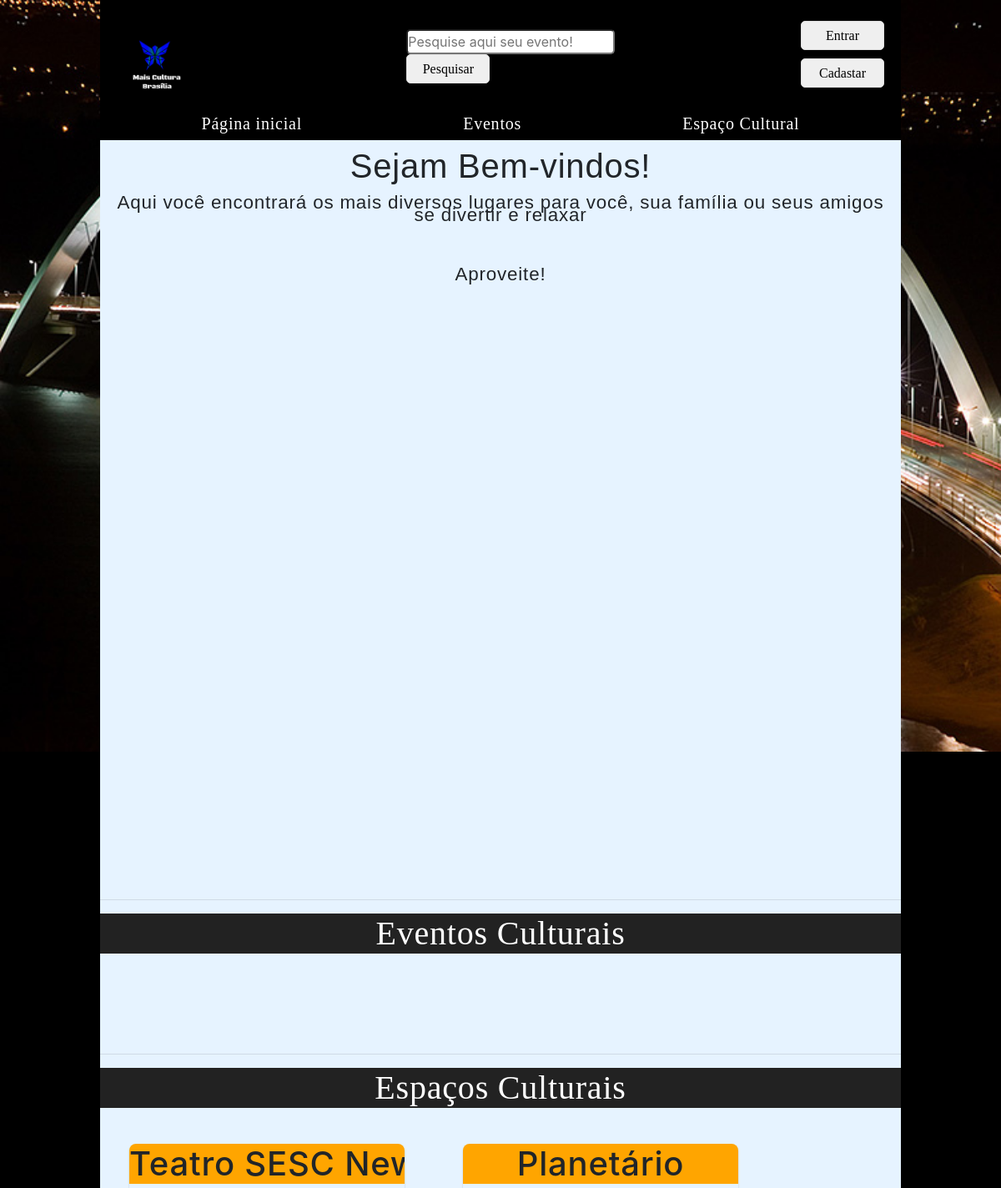
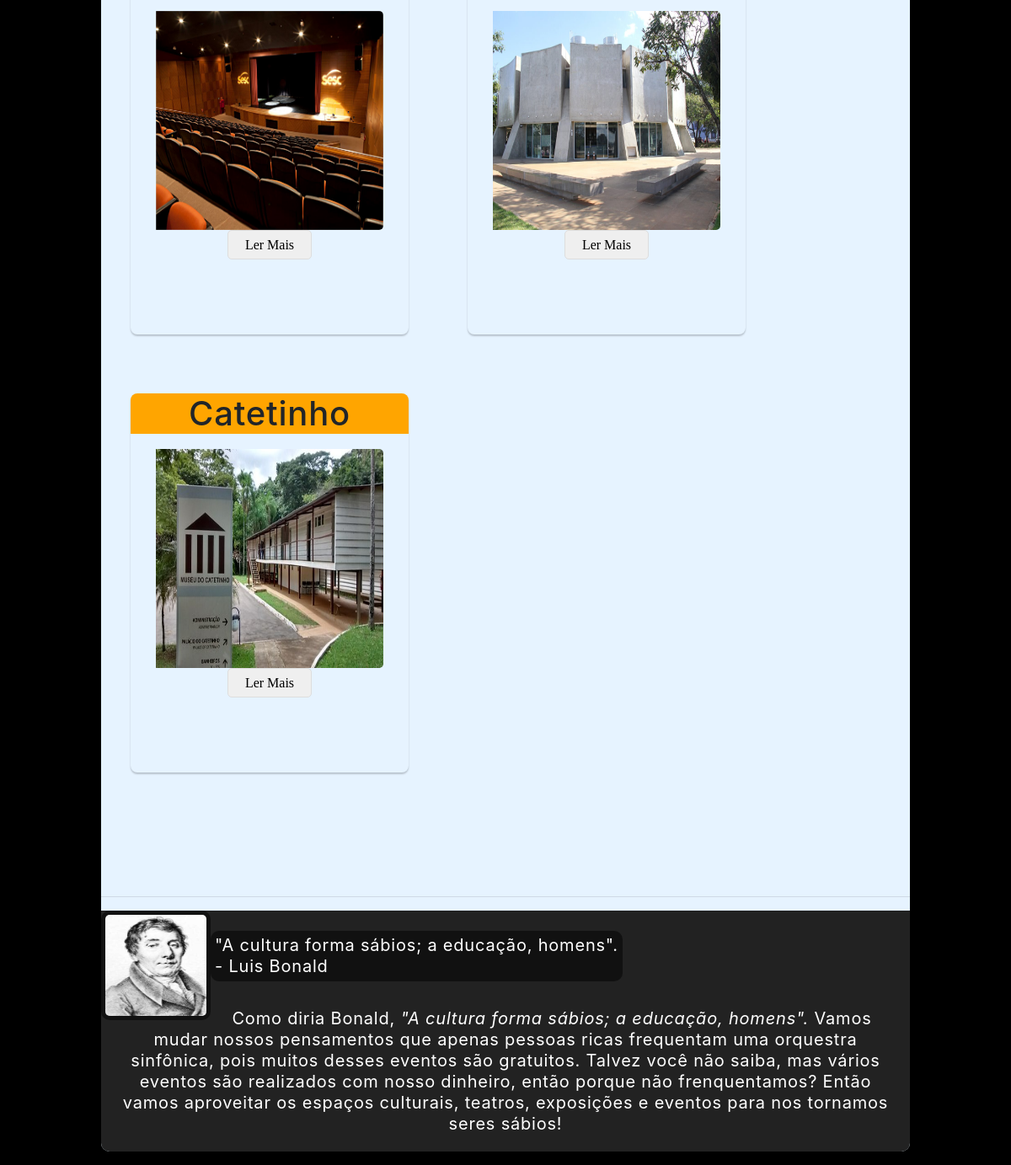
The page /view/index1.php on the database its author committed (2 pictures, top to bottom).
### tables this page shows
CREATE TABLE `espaco_cultural` (
  `cod` int(11) NOT NULL AUTO_INCREMENT,
  `nome` varchar(100) DEFAULT NULL,
  `telefone` varchar(15) DEFAULT NULL,
  `local` varchar(50) DEFAULT NULL,
  `horario` varchar(100) DEFAULT NULL,
  `descricao` varchar(1000) NOT NULL,
  `foto` varchar(100) NOT NULL,
  `usuario_cpf` bigint(11) NOT NULL,
  PRIMARY KEY (`cod`),
  KEY `fk_espaco_cultural_usuario1_idx` (`usuario_cpf`),
  CONSTRAINT `fk_espaco_cultural_usuario1` FOREIGN KEY (`usuario_cpf`) REFERENCES `usuario` (`cpf`) ON DELETE CASCADE ON UPDATE CASCADE
);

### conexao/conexao.php (called while the page is built)
<?php
abstract class Conexao {
    private static $instanciar;
    public static function instaciar() {
        try {
            if (!isset(self::$instanciar)){
                self::$instanciar = new PDO("mysql:host=localhost;dbname=bdevento;charset=UTF8", "root", "");
                self::$instanciar->setAttribute(PDO::ATTR_ERRMODE, PDO::ERRMODE_EXCEPTION);
            }
           return self::$instanciar;
        } catch (PDOException $exc) {
            echo "Erro ao conectar ao banco de dados :".$exc->getMessage() ;
        }
    }
}

### DAO/EspacoCulturalDAO.php (called while the page is built, shortened)
<?php
require_once '../conexao/conexao.php';
class EspacoCulturalDAO {
    public function __construct() {
        $this->pdo = Conexao::instaciar();
    }
    public function getAllEspaco() {
        try {
            $sql = "SELECT * FROM espaco_cultural ORDER BY nome DESC LIMIT 3";
            $stmt = $this->pdo->prepare($sql);
            $stmt->execute();
            $espaco = $stmt->fetchAll(PDO::FETCH_ASSOC);
            return $espaco;
        } catch (PDOException $exc) {
            echo $exc->getMessage();
        }
    }
}

### view/index1.php (the view, shortened to what this page needs)
<!DOCTYPE html>
<html>
    <head>
        <link rel="stylesheet" href="https://maxcdn.bootstrapcdn.com/bootstrap/4.3.1/css/bootstrap.min.css"/>
        <link rel="stylesheet" type="text/css" href="../view/home.css"/>
        <link rel="stylesheet" type="text/css" href="../view/evento.css"/>
    </head>
    <?php
    $mmmmm = new MostrarDadosUsuarioLogado();
    $mostrardados = $mmmmm->MostraDados();
    ?>
    <body>
        <section class="sec">
            <header class="container1">
                <div class="banner">
                    <a class="abc" href="index1.php"><img class="logo" width="80px" height="" src="../imagem/log0.jpg"></a>
                    <div class="menu">
                        <form action="../controle/PesquisarEvento.php" method="POST" id="form_pesquisa">
                            <input name="pesquisando" type="text" id="search" class="search" placeholder="Pesquise aqui seu evento!">
                            <button  class="pesquisar" type="submit"> Pesquisar</button>
                        </form>
                    </div>
                    <div class="menu2">
                        <div class="hehe">
                            <font color="white">
                            <?php if ($mostrardados) { ?>
                                <font class='teste1'>Olá, <?= $mostrardados[0] ?></font>
                                <ul>
                                    <li>
                                        <font color='white'>
                                        <a class='dropada'>Perfil</a>
                                        <ul>
                                            <li class='dropada'>
                                                <a href='../controle/EfetuarLogoff.php' onclick='return Sair();'>Sair</a>
                                            </li>
                                            <li class='dropada'>
                                                <a href='../view/EditaUsuario.php?id=<?= $mostrardados[2] ?>'>Editar</a>
                                            </li>
                                            <li class='dropada'>
                                                <?php if ($mostrardados[1] == 2) { ?>
                                                    <form action='../controle/ExcluirUsuario.php' method='POST'>
                                                        <input type='hidden' value='<?= $mostrardados[2] ?>' name='cpf'/>
                                                        <button  class='haha' onclick='return ExcluirUsu();'><input class='haha' type='hidden' value='' />Excluir Conta</button>
                                                    </form>
                                                    <?php
                                                }
                                                if ($mostrardados[1] == 1) {
                                                    ?>
                                                    <a href='../view/Painel.php'> Painel </a>
                                                    <?php
                                                }
                                                ?>
                                            </li>
                                        </ul>
                                        </font>
                                    </li>
                                </ul>
                            <?php } else {
                                ?>
                                <a href='../view/entrar.php'><button type='button' class='btn11'>Entrar</button></a>
                                <a href='../view/cadastrar.php'><button type='button' class='btn11'>Cadastar</button></a>
                                <?php
                            }
                            ?>
                            </font>
                        </div>
                    </div>
                </div>
                <nav class="menu3">
                    <a class="aa" href="index1.php">Página inicial</a>
                    <a class="aa" href="#evnt">Eventos</a>
                    <a class="aa" href="#espc">Espaço Cultural</a>
                </nav>
            </header>
            <br>
            <div class="txt">
                <h1 align="center" class="tx">Sejam Bem-vindos!</h1>
                <p align="center" class="tx">Aqui você encontrará os mais diversos lugares para você, sua família ou seus amigos se divertir e relaxar</p>
                <p align="center" class="tx">Aproveite!</p>
            </div>
            <a href="#evnt"> <div class="carousel"> </div></a>
            <hr>
            <h1 class="title" id="evnt">Eventos Culturais</h1>
            <br><br><br><br><hr>
            <h1 class="title" id="espc">Espaços Culturais</h1>
            <div class="evw">
                <?php
                include_once'../DAO/EspacoCulturalDAO.php';
                $publicarEspaco = new EspacoCulturalDAO();
                $publicas = $publicarEspaco->getAllEspaco();
                foreach ($publicas as $rs) {
                    ?>
                    <div class='car'>
                        <?php $imga = $rs["foto"]; ?>
                        <h1><?= $rs["nome"] ?></h1>
                        <img src=' ../uploads_de_imagens/<?= $imga ?>'/>
                        <button type='button' class='btn111' data-toggle='modal' data-target='#myModa2<?= $rs["cod"] ?>'>Ler Mais</button>
                    </div>
                    <?php
                }
                ?>
            </div><br><br><br><br><hr>
                <?php
                include_once'../DAO/EspacoCulturalDAO.php';
                    ?>
            <div class="footer">
                <footer>
                    <img class="fr" width="130px" height="130px" src="../imagem/lb.jpg">
                    <br>
                    <p class="fr">"A cultura forma sábios; a educação, homens".<br>
                        - Luis Bonald</p><br><br><br>
                    <p class="frase" align="center">Como diria Bonald, <i>"A cultura forma sábios; a educação, homens".</i> Vamos mudar nossos pensamentos que apenas pessoas ricas frequentam uma orquestra sinfônica, pois muitos desses
                        eventos são gratuitos. Talvez você não saiba, mas vários eventos são realizados com nosso dinheiro, então porque não frenquentamos? Então vamos aproveitar os espaços culturais, teatros, exposições e eventos
                        para nos tornamos seres sábios!</p>
                </footer>
            </div>
        </section>
    </body>
</html>

### view/home.css (style rules this page uses)
* { margin: 0; padding: 0; }
a { text-decoration: none; font-size: 20px; font-family: Comic Sans MS, Comic Sans, cursive; color: white; }
img { padding-left: 30px; border-radius: 5px; }
.logo { float: left; padding: 5px; font-size: 20px; border-radius: 10px; margin-left: -25px; }
body { background-image: url(../imagem/ponte.jpg); background-size: 100%; background-attachment: fixed; background-repeat: no-repeat; background-color: #000; }
.container1 { padding: 10px; width: 100%; margin: 0%; background-color: #000; }
.banner { display: flex; justify-content: space-between; align-items: center; padding-left: 40px; box-sizing: border-box; }
.menu { display: flex; align-content: center; margin-bottom: 25px; margin-left: 25%; box-sizing: border-box; padding-left: 10px; }
.menu2 { display: flex; justify-content: space-between; padding: 10px; margin-bottom: 30px; margin-left: 30% }
.btn11 { margin: 5px; display: inline-block; }
.menu3 { display:flex; max-width: 910px; justify-content: space-around; text-decoration: none; margin: 0 auto; color: #DCDCDC; margin-top: -17px; margin-bottom: -5px; margin-bottom: -5px; }
.sec { width: 80vw; background-color: #e6f3ff; margin: 0% auto; letter-spacing: 0.05em; border-radius: 10px; }
.btn11 { width: 100px; height: 35px; border: 1px solid #ddd; border-radius: 5px; font-size: 16px; font-family: Comic Sans MS, Comic Sans, cursive; margin-left: -100px; }
.btn111 { width: 100px; height: 35px; border: 1px solid #ddd; border-radius: 5px; font-size: 16px; font-family: Comic Sans MS, Comic Sans, cursive; }
.search { width: 250px; height: 30px; border-radius: 5px; }
.pesquisar { width: 100px; height: 35px; border: 1px solid #ddd; border-radius: 5px; font-size: 16px; font-family: Comic Sans MS, Comic Sans, cursive; }
.txt { font-family: Verdana; font-size: 140%; font-family: Comic Sans MS, Comic Sans, cursive; line-height: 40px; }
.tx { line-height: 15px; font-family: arial; }
.carousel { width: 80vw; height: 690px; margin: 0 auto; animation: slide 10s infinite; animation-direction: alternate; }
.title { text-align: center; font-size: 40px; font-family: Comic Sans MS, Comic Sans, cursive; background-color: #222; color: white; }
.evw { width: 100%; max-width: 100%; display: flex; flex-wrap: wrap; margin: auto; }
.evw .car { width: 330px; height: 450px; border-radius: 8px; box-shadow: 0 2px 2px rgba(0, 0, 0, 0.2); overflow: hidden; text-align: center; transition: all 0.1s; margin: 35px; }
.evw .car img { width: 300px; height: 260px; margin-top: 10px; margin-left: -30px; }
.evw .car h1 { white-space: nowrap; overflow: hidden; background-color: orange; width: 100%; }
.footer { height: 10%; background-color: #222; border-bottom-right-radius: 10px; border-bottom-left-radius: 10px; }
.fr { float: left; color: #fff; padding: 5px; font-size: 20px; background-color: rgba(0,0,0,.5); border-radius: 10px; }
.frase { color: #fff; font-size: 20px; }
.hehe { margin-left: 100%; }

### view/evento.css (style rules this page uses)
* { margin: 0; padding: 0; }
p { padding-top: 20px; padding-left: 20px; padding-right: 20px; padding-bottom: 20px; line-height: 25px; }

### rows shown on the page
espaco_cultural: nome "Teatro SESC…", foto (picture)
espaco_cultural: nome "Planetário", foto (picture)
espaco_cultural: nome "Catetinho", foto (picture)
